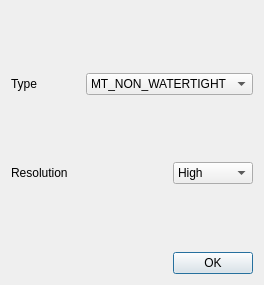
<?xml version="1.0" encoding="UTF-8"?>
<ui version="4.0">
 <class>mesh</class>
 <widget class="QDialog" name="mesh">
  <property name="geometry">
   <rect>
    <x>0</x>
    <y>0</y>
    <width>264</width>
    <height>285</height>
   </rect>
  </property>
  <property name="windowTitle">
   <string>Dialog</string>
  </property>
  <layout class="QGridLayout" name="gridLayout">
   <item row="0" column="0">
    <spacer name="verticalSpacer">
     <property name="orientation">
      <enum>Qt::Vertical</enum>
     </property>
     <property name="sizeHint" stdset="0">
      <size>
       <width>20</width>
       <height>55</height>
      </size>
     </property>
    </spacer>
   </item>
   <item row="1" column="0">
    <widget class="QLabel" name="label">
     <property name="text">
      <string>Type</string>
     </property>
    </widget>
   </item>
   <item row="1" column="1" colspan="2">
    <widget class="QComboBox" name="comboBox_type">
     <item>
      <property name="text">
       <string>MT_NON_WATERTIGHT</string>
      </property>
     </item>
     <item>
      <property name="text">
       <string>MT_WATERTIGHT</string>
      </property>
     </item>
    </widget>
   </item>
   <item row="2" column="0">
    <spacer name="verticalSpacer_2">
     <property name="orientation">
      <enum>Qt::Vertical</enum>
     </property>
     <property name="sizeHint" stdset="0">
      <size>
       <width>20</width>
       <height>55</height>
      </size>
     </property>
    </spacer>
   </item>
   <item row="3" column="0" colspan="2">
    <widget class="QLabel" name="label_2">
     <property name="text">
      <string>Resolution</string>
     </property>
    </widget>
   </item>
   <item row="3" column="2">
    <widget class="QComboBox" name="comboBox_2">
     <item>
      <property name="text">
       <string>High</string>
      </property>
     </item>
     <item>
      <property name="text">
       <string>Mid</string>
      </property>
     </item>
     <item>
      <property name="text">
       <string>Low</string>
      </property>
     </item>
    </widget>
   </item>
   <item row="4" column="0">
    <spacer name="verticalSpacer_3">
     <property name="orientation">
      <enum>Qt::Vertical</enum>
     </property>
     <property name="sizeHint" stdset="0">
      <size>
       <width>20</width>
       <height>55</height>
      </size>
     </property>
    </spacer>
   </item>
   <item row="5" column="2">
    <widget class="QPushButton" name="pushButton_mesh">
     <property name="text">
      <string>OK</string>
     </property>
    </widget>
   </item>
  </layout>
 </widget>
 <resources/>
 <connections/>
</ui>
